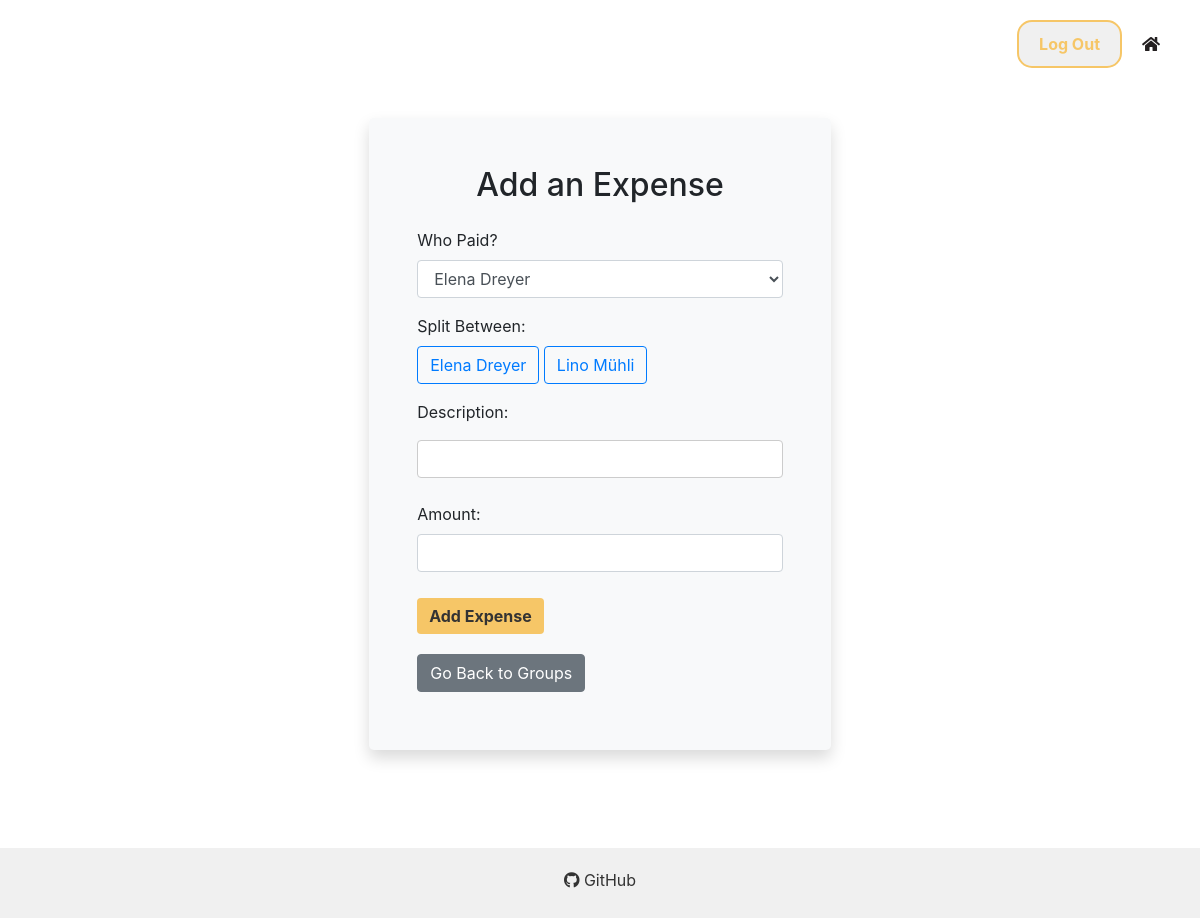
The app's page /add_expense/1 (signed in), older data.
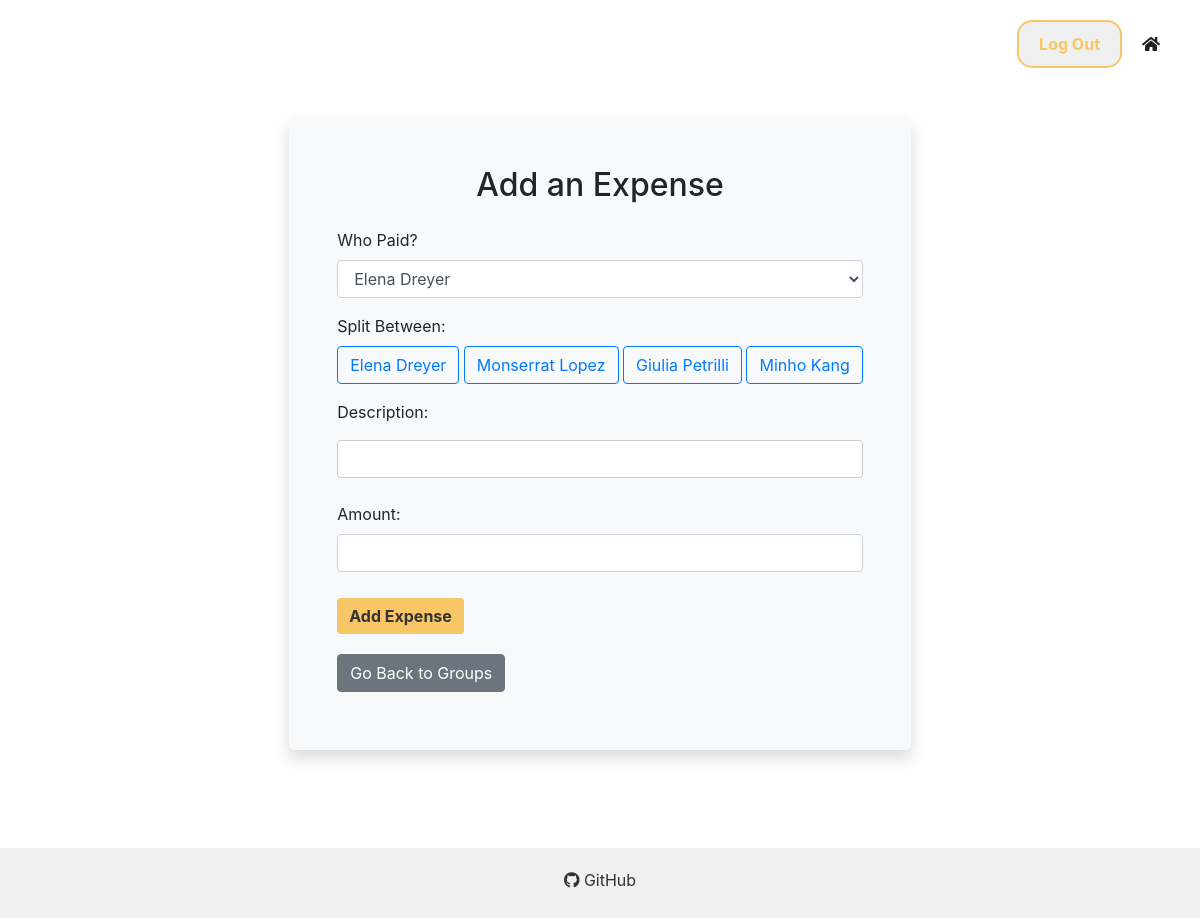
The same page, newer data.
### app/models.py (models this page shows)
class User(db.Model, UserMixin):
    id = db.Column(db.Integer, primary_key=True)
    first_name = db.Column(db.String(100), nullable=False)
    last_name = db.Column(db.String(100), nullable=False)
    username = db.Column(db.String(80), unique=True, nullable=False)
    password = db.Column(db.String(80), nullable=False)
    paypal_username = db.Column(db.String(80), unique=True, nullable=False)
    groups = db.relationship('Group', secondary='user_group', backref='members')
    expenses_paid = db.relationship('Expense', backref='payer', foreign_keys='Expense.payer_id')

### app/routes.py (the view, shortened to what this page needs)
    @app.route('/add_expense/<int:group_id>', methods=['GET', 'POST'])
    @login_required
    def add_expense(group_id):
        group = Group.query.get(group_id)
        participants = group.members
        return render_template('add_expense.html', group=group, participants=participants)

### app/__init__.py (called while the page is built)
@login_manager.user_loader
def load_user(user_id):
    from app.models import User  # Move this import inside the user_loader function
    return User.query.get(int(user_id))

### app/templates/add_expense.html (shortened to what this page needs)
{% extends 'layout.html' %}
{% block content %}
<body>
    <div class="container-fluid h-100 d-flex justify-content-center align-items-center">
        <div class="row justify-content-center">
            <div class="col-md-15 p-5 shadow rounded-lg bg-light">
                <h2 class="text-center mb-4">Add an Expense</h2>
                <form action="{{ url_for('add_expense', group_id=group.id) }}" method="post">
                    <div class="form-group">
                        <label for="payer_id" class="form-label">Who Paid?</label>
                        <select name="payer_id" id="payer_id" class="form-control" required>
                            {% for user in group.members %}
                                <option value="{{ user.id }}">{{ user.first_name }} {{ user.last_name }}</option>
                            {% endfor %}
                        </select>
                    </div>
                    <div class="form-group">
                        <label class="form-label">Split Between:</label>
                        <div class="btn-group-toggle" data-toggle="buttons">
                            {% for user in group.members %}
                                <label class="btn btn-outline-primary">
                                    <input type="checkbox" autocomplete="off" hidden id="checkbox_{{ user.id }}" name="debtors" value="{{ user.id }}" /> {{ user.first_name }} {{ user.last_name }}
                                </label>
                            {% endfor %}
                        </div>
                    </div>
                    <div class="form-group">
                        <label for="description" class="form-label">Description:</label>
                        <input type="text" id="description" name="description" class="form-control">
                    </div>
                    <div class="form-group">
                        <label for="amount" class="form-label">Amount:</label>
                        <input type="number" step="0.01" id="amount" name="amount" class="form-control">
                    </div>
                    <button type="submit" class="btn btn-primary-yellow  btn-inline-block center-button">Add Expense</button>
                </form>
                    <a href="{{ url_for('group_intermediate', group_name=group.name,group_id=group.id) }}" class="btn btn-secondary btn-inline-block center-button">Go Back to Groups</a>
            </div>
        </div>
    </div>
</body>
{% endblock %}

### app/templates/layout.html (shortened to what this page needs)
<!DOCTYPE html>
<html lang="en">
<head>
    <link href="{{ url_for('static', filename='styles.css') }}" rel="stylesheet">
    <link href="https://cdnjs.cloudflare.com/ajax/libs/font-awesome/5.15.1/css/all.min.css" rel="stylesheet">
    <link href="https://stackpath.bootstrapcdn.com/bootstrap/4.5.2/css/bootstrap.min.css" rel="stylesheet">
</head>
<body>
    <header class="header">
        <a href="/" class="header-logo">
            <svg xmlns="http://www.w3.org/2000/svg" width="140" height="48" viewBox="0 0 140 48">
            </svg>
        </a>
       <div class="cta-buttons">
            {% if current_user.is_authenticated %}
                <form action="{{ url_for('logout') }}" method="post">
                    <button type="submit" class="logout-btn">Log Out</button>
                </form>
                <a href="/" class="home-btn"><i class="fas fa-home"></i></a>
            {% else %}
                <a href="{{ url_for('login') }}">Log in</a>
                <a href="{{ url_for('register') }}" class="signup-btn">Sign up</a>
                <a href="/" class="home-btn"><i class="fas fa-home"></i></a>
            {% endif %}
        </div>
    </header>
    <div class="container">
        <div class="row justify-content-center">
            <div class="col-md-8">
                {% block content %}{% endblock %}
            </div>
        </div>
    </div>
    <div class="container mt-2">
    </div>
    <footer class="footer" style="background-color: #f0f0f0; padding: 20px; text-align: center;">
        <div class="github-link" style="margin-bottom: 6px;">
            <a href="https://github.com/GiuliaGGG/DSA-Debt-Settlement-Group-6" target="_blank" style="color: #333;"><i class="fab fa-github"></i> GitHub</a>
        </div>
    </footer>
</body>
</html>

### app/static/styles.css (style rules this page uses)
html, body { height: 100%; margin: 0; padding: 0; }
body { display: flex; flex-direction: column; }
.header { background-color: var(--white); padding: 20px; display: flex; justify-content: space-between; align-items: center; }
.footer { background-color: var(--f0f0f6); padding: 20px; text-align: center; margin-top: auto; }
.container { padding: 30px; }
.text-center { text-align: center; }
input[type="text"], input[type="password"], select { width: 100%; padding: 10px; margin: 8px 0; display: inline-block; border: 1px solid #ccc; border-radius: 4px; box-sizing: border-box; }
h2, h3 { color: var(--eerie-black); margin-bottom: 20px; }
a { color: var(--saffron); text-decoration: none; }
.cta-buttons { display: flex; align-items: center; }
.cta-buttons a { margin-right: 20px; text-decoration: none; color: #231F20; font-weight: bold; }
.cta-buttons .logout-btn { background-color: #f0f0f0; color: #F6C667; border: 2px solid #F6C667; padding: 10px 20px; border-radius: 15px; margin-right: 20px !important; font-weight: bold; transition: background-color 0.3s ease; }
.btn-primary-yellow { background-color: #F6C667 !important; color: #333 !important; border: none !important; padding: 10px 20px; font-size: 16px; text-align: center !important; display: inline-block !important; margin: 10px auto; cursor: pointer; font-weight: bold !important; }
.center-button { display: block; margin: 10px auto; text-align: center; }

Row changes from the older to the newer data that the page shows:
changed User: first_name "Lino" → "Monserrat"; last_name "Mühli" → "Lopez"
added User: first_name "Giulia", last_name "Petrilli"
added User: first_name "Minho", last_name "Kang"
